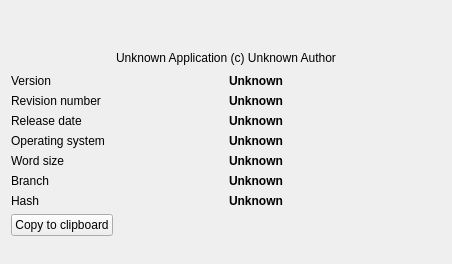
     <widget class="QWidget" name="tab_about">
      <attribute name="title">
       <string>About</string>
      </attribute>
      <layout class="QVBoxLayout" name="verticalLayout">
       <item>
        <widget class="QLabel" name="labelSplashPicture">
         <property name="text">
          <string/>
         </property>
         <property name="pixmap">
          <pixmap resource="Icons/resource.qrc">:/icons/freecadsplash.png</pixmap>
         </property>
         <property name="alignment">
          <set>Qt::AlignCenter</set>
         </property>
        </widget>
       </item>
       <item>
        <spacer name="spacer">
         <property name="orientation">
          <enum>Qt::Vertical</enum>
         </property>
         <property name="sizeHint" stdset="0">
          <size>
           <width>430</width>
           <height>17</height>
          </size>
         </property>
        </spacer>
       </item>
       <item>
        <layout class="QVBoxLayout" name="boxInfo">
         <property name="spacing">
          <number>6</number>
         </property>
         <property name="leftMargin">
          <number>0</number>
         </property>
         <property name="topMargin">
          <number>0</number>
         </property>
         <property name="rightMargin">
          <number>0</number>
         </property>
         <property name="bottomMargin">
          <number>0</number>
         </property>
         <item>
          <layout class="QHBoxLayout" name="boxAuthor">
           <property name="spacing">
            <number>6</number>
           </property>
           <property name="leftMargin">
            <number>0</number>
           </property>
           <property name="topMargin">
            <number>0</number>
           </property>
           <property name="rightMargin">
            <number>0</number>
           </property>
           <property name="bottomMargin">
            <number>0</number>
           </property>
           <item>
            <spacer>
             <property name="orientation">
              <enum>Qt::Horizontal</enum>
             </property>
             <property name="sizeHint" stdset="0">
              <size>
               <width>31</width>
               <height>20</height>
              </size>
             </property>
            </spacer>
           </item>
           <item>
            <widget class="Gui::UrlLabel" name="labelAuthor">
             <property name="text">
              <string notr="true">Unknown Application (c) Unknown Author</string>
             </property>
             <property name="textFormat">
              <enum>Qt::PlainText</enum>
             </property>
            </widget>
           </item>
           <item>
            <spacer>
             <property name="orientation">
              <enum>Qt::Horizontal</enum>
             </property>
             <property name="sizeHint" stdset="0">
              <size>
               <width>31</width>
               <height>20</height>
              </size>
             </property>
            </spacer>
           </item>
          </layout>
         </item>
         <item>
          <layout class="QGridLayout" name="boxVersion" rowstretch="0,0,0,0,0,0,0">
           <property name="leftMargin">
            <number>0</number>
           </property>
           <property name="topMargin">
            <number>0</number>
           </property>
           <property name="rightMargin">
            <number>0</number>
           </property>
           <property name="bottomMargin">
            <number>0</number>
           </property>
           <property name="spacing">
            <number>6</number>
           </property>
           <item row="0" column="0">
            <widget class="QLabel" name="labelVersion">
             <property name="text">
              <string>Version</string>
             </property>
            </widget>
           </item>
           <item row="0" column="1">
            <widget class="QLabel" name="labelBuildVersion">
             <property name="text">
              <string notr="true">&lt;html&gt;&lt;head/&gt;&lt;body&gt;&lt;p&gt;&lt;span style=&quot;font-weight:600;&quot;&gt;Unknown&lt;/span&gt;&lt;/p&gt;&lt;/body&gt;&lt;/html&gt;</string>
             </property>
            </widget>
           </item>
           <item row="1" column="0">
            <widget class="QLabel" name="labelRevision">
             <property name="text">
              <string>Revision number</string>
             </property>
            </widget>
           </item>
           <item row="1" column="1">
            <widget class="QLabel" name="labelBuildRevision">
             <property name="text">
              <string notr="true">&lt;html&gt;&lt;head/&gt;&lt;body&gt;&lt;p&gt;&lt;span style=&quot;font-weight:600;&quot;&gt;Unknown&lt;/span&gt;&lt;/p&gt;&lt;/body&gt;&lt;/html&gt;</string>
             </property>
            </widget>
           </item>
           <item row="2" column="0">
            <widget class="QLabel" name="labelDate">
             <property name="text">
              <string>Release date</string>
             </property>
            </widget>
           </item>
           <item row="2" column="1">
            <widget class="QLabel" name="labelBuildDate">
             <property name="text">
              <string notr="true">&lt;html&gt;&lt;head/&gt;&lt;body&gt;&lt;p&gt;&lt;span style=&quot; font-weight:600;&quot;&gt;Unknown&lt;/span&gt;&lt;/p&gt;&lt;/body&gt;&lt;/html&gt;</string>
             </property>
            </widget>
           </item>
           <item row="3" column="0">
            <widget class="QLabel" name="labelOS">
             <property name="text">
              <string>Operating system</string>
             </property>
            </widget>
           </item>
           <item row="3" column="1">
            <widget class="QLabel" name="labelBuildOS">
             <property name="text">
              <string notr="true">&lt;html&gt;&lt;head/&gt;&lt;body&gt;&lt;p&gt;&lt;span style=&quot;font-weight:600;&quot;&gt;Unknown&lt;/span&gt;&lt;/p&gt;&lt;/body&gt;&lt;/html&gt;</string>
             </property>
            </widget>
           </item>
           <item row="4" column="0">
            <widget class="QLabel" name="labelPlatform">
             <property name="text">
              <string>Word size</string>
             </property>
            </widget>
           </item>
           <item row="4" column="1">
            <widget class="QLabel" name="labelBuildPlatform">
             <property name="text">
              <string notr="true">&lt;html&gt;&lt;head/&gt;&lt;body&gt;&lt;p&gt;&lt;span style=&quot;font-weight:600;&quot;&gt;Unknown&lt;/span&gt;&lt;/p&gt;&lt;/body&gt;&lt;/html&gt;</string>
             </property>
            </widget>
           </item>
           <item row="5" column="0">
            <widget class="QLabel" name="labelBranch">
             <property name="text">
              <string notr="true">Branch</string>
             </property>
            </widget>
           </item>
           <item row="5" column="1">
            <widget class="QLabel" name="labelBuildBranch">
             <property name="text">
              <string notr="true">&lt;html&gt;&lt;head/&gt;&lt;body&gt;&lt;p&gt;&lt;span style=&quot;font-weight:600;&quot;&gt;Unknown&lt;/span&gt;&lt;/p&gt;&lt;/body&gt;&lt;/html&gt;</string>
             </property>
            </widget>
           </item>
           <item row="6" column="0">
            <widget class="QLabel" name="labelHash">
             <property name="text">
              <string notr="true">Hash</string>
             </property>
            </widget>
           </item>
           <item row="6" column="1">
            <widget class="Gui::UrlLabel" name="labelBuildHash">
             <property name="text">
              <string notr="true">&lt;html&gt;&lt;head/&gt;&lt;body&gt;&lt;p&gt;&lt;span style=&quot;font-weight:600;&quot;&gt;Unknown&lt;/span&gt;&lt;/p&gt;&lt;/body&gt;&lt;/html&gt;</string>
             </property>
            </widget>
           </item>
          </layout>
         </item>
        </layout>
       </item>
       <item>
        <layout class="QHBoxLayout" name="horizontalLayout">
         <item>
          <widget class="QPushButton" name="copyButton">
           <property name="text">
            <string>Copy to clipboard</string>
           </property>
          </widget>
         </item>
         <item>
          <spacer name="horizontalSpacer">
           <property name="orientation">
            <enum>Qt::Horizontal</enum>
           </property>
           <property name="sizeHint" stdset="0">
            <size>
             <width>40</width>
             <height>20</height>
            </size>
           </property>
          </spacer>
         </item>
        </layout>
       </item>
       <item>
        <spacer name="spacer_4">
         <property name="orientation">
          <enum>Qt::Vertical</enum>
         </property>
         <property name="sizeHint" stdset="0">
          <size>
           <width>430</width>
           <height>17</height>
          </size>
         </property>
        </spacer>
       </item>
      </layout>
     </widget>
